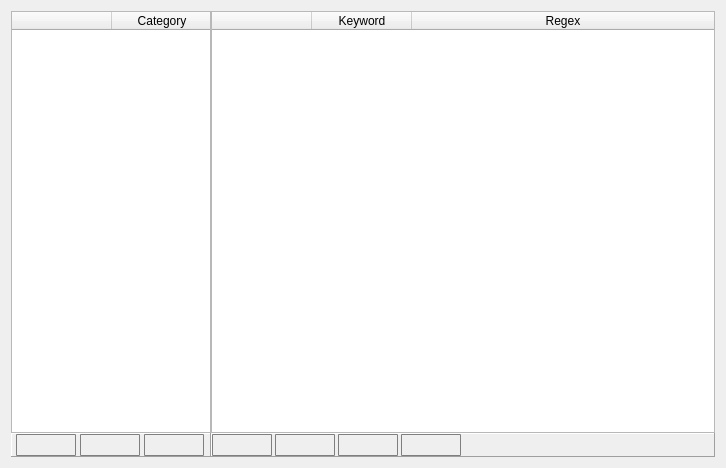
<?xml version="1.0" encoding="UTF-8"?>
<ui version="4.0">
 <class>recon_configuration_page_keyword_list</class>
 <widget class="QWidget" name="recon_configuration_page_keyword_list">
  <property name="geometry">
   <rect>
    <x>0</x>
    <y>0</y>
    <width>726</width>
    <height>468</height>
   </rect>
  </property>
  <property name="windowTitle">
   <string>Form</string>
  </property>
  <layout class="QVBoxLayout" name="verticalLayout_3">
   <item>
    <layout class="QHBoxLayout" name="horizontalLayout_3" stretch="0,1">
     <property name="spacing">
      <number>0</number>
     </property>
     <item>
      <layout class="QVBoxLayout" name="verticalLayout">
       <property name="spacing">
        <number>0</number>
       </property>
       <item>
        <widget class="QTableWidget" name="tableWidget_category">
         <property name="minimumSize">
          <size>
           <width>200</width>
           <height>0</height>
          </size>
         </property>
         <property name="maximumSize">
          <size>
           <width>200</width>
           <height>16777215</height>
          </size>
         </property>
         <property name="styleSheet">
          <string notr="true">QTableView {
/*selection-background-color: #87CEFF;*/
selection-background-color: #0069EB;
selection-color:white;
 }






QTableView::item:selected:!active {
    color:white;
    
   /*background-color:  #0069EB;*/


}




 QTableView::item:selected:!active {
                                 color:white;
                                 background-color:  #0069EB;
                                  }


                                 QTableView {
                                 selection-background-color: #0069D7;
                                    }



                                 QTableView::item:selected:!active {
                                 color:white;
                                 background-color:  #0069EB;
                                 }

QScrollBar{
		width:9px;
}</string>
         </property>
         <property name="editTriggers">
          <set>QAbstractItemView::NoEditTriggers</set>
         </property>
         <property name="selectionMode">
          <enum>QAbstractItemView::SingleSelection</enum>
         </property>
         <property name="selectionBehavior">
          <enum>QAbstractItemView::SelectRows</enum>
         </property>
         <property name="showGrid">
          <bool>false</bool>
         </property>
         <attribute name="horizontalHeaderStretchLastSection">
          <bool>true</bool>
         </attribute>
         <attribute name="verticalHeaderVisible">
          <bool>false</bool>
         </attribute>
         <column>
          <property name="text">
           <string/>
          </property>
         </column>
         <column>
          <property name="text">
           <string>Category</string>
          </property>
         </column>
        </widget>
       </item>
       <item>
        <widget class="QFrame" name="frame">
         <property name="styleSheet">
          <string notr="true"/>
         </property>
         <property name="frameShape">
          <enum>QFrame::Panel</enum>
         </property>
         <property name="frameShadow">
          <enum>QFrame::Raised</enum>
         </property>
         <layout class="QHBoxLayout" name="horizontalLayout" stretch="0,0,0">
          <property name="spacing">
           <number>0</number>
          </property>
          <property name="leftMargin">
           <number>0</number>
          </property>
          <property name="topMargin">
           <number>0</number>
          </property>
          <property name="rightMargin">
           <number>0</number>
          </property>
          <property name="bottomMargin">
           <number>0</number>
          </property>
          <item>
           <widget class="QPushButton" name="pushButton_category_add">
            <property name="minimumSize">
             <size>
              <width>60</width>
              <height>22</height>
             </size>
            </property>
            <property name="maximumSize">
             <size>
              <width>60</width>
              <height>22</height>
             </size>
            </property>
            <property name="styleSheet">
             <string notr="true">QPushButton {
     border-color: #7f7f7f;
     border-style: solid;
     border-radius: 1px;
     border-width: 1px;
      }
QPushButton:pressed {
     background-color: white;
                border-color: #000000;
}

QPushButton:checked {
     background-color: white;
                border-color: #484848;
}</string>
            </property>
            <property name="text">
             <string/>
            </property>
           </widget>
          </item>
          <item>
           <widget class="QPushButton" name="pushButton_category_remove">
            <property name="minimumSize">
             <size>
              <width>60</width>
              <height>22</height>
             </size>
            </property>
            <property name="maximumSize">
             <size>
              <width>60</width>
              <height>22</height>
             </size>
            </property>
            <property name="styleSheet">
             <string notr="true">QPushButton {
     border-color: #7f7f7f;
     border-style: solid;
     border-radius: 1px;
     border-width: 1px;
      }
QPushButton:pressed {
     background-color: white;
                border-color: #000000;
}

QPushButton:checked {
     background-color: white;
                border-color: #484848;
}</string>
            </property>
            <property name="text">
             <string/>
            </property>
           </widget>
          </item>
          <item>
           <widget class="QPushButton" name="pushButton_edit_category">
            <property name="minimumSize">
             <size>
              <width>60</width>
              <height>22</height>
             </size>
            </property>
            <property name="maximumSize">
             <size>
              <width>60</width>
              <height>22</height>
             </size>
            </property>
            <property name="styleSheet">
             <string notr="true">QPushButton {
     border-color: #7f7f7f;
     border-style: solid;
     border-radius: 1px;
     border-width: 1px;
      }
QPushButton:pressed {
     background-color: white;
                border-color: #000000;
}

QPushButton:checked {
     background-color: white;
                border-color: #484848;
}</string>
            </property>
            <property name="text">
             <string/>
            </property>
           </widget>
          </item>
         </layout>
        </widget>
       </item>
      </layout>
     </item>
     <item>
      <layout class="QVBoxLayout" name="verticalLayout_2">
       <property name="spacing">
        <number>0</number>
       </property>
       <item>
        <widget class="QTableWidget" name="tableWidget_keywords">
         <property name="styleSheet">
          <string notr="true">QTableView {
/*selection-background-color: #87CEFF;*/
selection-background-color: #0069EB;
selection-color:white;
 }






QTableView::item:selected:!active {
    color:white;
    
   /*background-color:  #0069EB;*/


}




 QTableView::item:selected:!active {
                                 color:white;
                                 background-color:  #0069EB;
                                  }


                                 QTableView {
                                 selection-background-color: #0069D7;
                                    }




                                 QTableView::item:selected:!active {
                                 color:white;
                                 background-color:  #0069EB;
                                 }

QScrollBar{
		width:9px;
}</string>
         </property>
         <property name="editTriggers">
          <set>QAbstractItemView::NoEditTriggers</set>
         </property>
         <property name="showGrid">
          <bool>false</bool>
         </property>
         <attribute name="horizontalHeaderStretchLastSection">
          <bool>true</bool>
         </attribute>
         <attribute name="verticalHeaderVisible">
          <bool>false</bool>
         </attribute>
         <column>
          <property name="text">
           <string/>
          </property>
         </column>
         <column>
          <property name="text">
           <string>Keyword</string>
          </property>
         </column>
         <column>
          <property name="text">
           <string>Regex</string>
          </property>
         </column>
        </widget>
       </item>
       <item>
        <widget class="QFrame" name="frame">
         <property name="styleSheet">
          <string notr="true"/>
         </property>
         <property name="frameShape">
          <enum>QFrame::Panel</enum>
         </property>
         <property name="frameShadow">
          <enum>QFrame::Raised</enum>
         </property>
         <layout class="QHBoxLayout" name="horizontalLayout_2" stretch="0,0,0,0,1">
          <property name="spacing">
           <number>3</number>
          </property>
          <property name="sizeConstraint">
           <enum>QLayout::SetDefaultConstraint</enum>
          </property>
          <property name="leftMargin">
           <number>0</number>
          </property>
          <property name="topMargin">
           <number>0</number>
          </property>
          <property name="rightMargin">
           <number>0</number>
          </property>
          <property name="bottomMargin">
           <number>0</number>
          </property>
          <item>
           <widget class="QPushButton" name="pushButton_keyword_add">
            <property name="sizePolicy">
             <sizepolicy hsizetype="Fixed" vsizetype="Fixed">
              <horstretch>0</horstretch>
              <verstretch>0</verstretch>
             </sizepolicy>
            </property>
            <property name="minimumSize">
             <size>
              <width>60</width>
              <height>22</height>
             </size>
            </property>
            <property name="maximumSize">
             <size>
              <width>60</width>
              <height>22</height>
             </size>
            </property>
            <property name="styleSheet">
             <string notr="true">QPushButton {
     border-color: #7f7f7f;
     border-style: solid;
     border-radius: 1px;
     border-width: 1px;
      }
QPushButton:pressed {
     background-color: white;
                border-color: #000000;
}

QPushButton:checked {
     background-color: white;
                border-color: #484848;
}</string>
            </property>
            <property name="text">
             <string/>
            </property>
           </widget>
          </item>
          <item>
           <widget class="QPushButton" name="pushButton_keyword_remove">
            <property name="minimumSize">
             <size>
              <width>60</width>
              <height>22</height>
             </size>
            </property>
            <property name="maximumSize">
             <size>
              <width>60</width>
              <height>22</height>
             </size>
            </property>
            <property name="styleSheet">
             <string notr="true">QPushButton {
     border-color: #7f7f7f;
     border-style: solid;
     border-radius: 1px;
     border-width: 1px;
      }
QPushButton:pressed {
     background-color: white;
                border-color: #000000;
}

QPushButton:checked {
     background-color: white;
                border-color: #484848;
}</string>
            </property>
            <property name="text">
             <string/>
            </property>
           </widget>
          </item>
          <item>
           <widget class="QPushButton" name="pushButton_keyword_clipboard">
            <property name="minimumSize">
             <size>
              <width>60</width>
              <height>22</height>
             </size>
            </property>
            <property name="maximumSize">
             <size>
              <width>60</width>
              <height>22</height>
             </size>
            </property>
            <property name="styleSheet">
             <string notr="true">QPushButton {
     border-color: #7f7f7f;
     border-style: solid;
     border-radius: 1px;
     border-width: 1px;
      }
QPushButton:pressed {
     background-color: white;
                border-color: #000000;
}

QPushButton:checked {
     background-color: white;
                border-color: #484848;
}</string>
            </property>
            <property name="text">
             <string/>
            </property>
           </widget>
          </item>
          <item>
           <widget class="QPushButton" name="pushButton_edit_keyword">
            <property name="minimumSize">
             <size>
              <width>60</width>
              <height>22</height>
             </size>
            </property>
            <property name="maximumSize">
             <size>
              <width>60</width>
              <height>22</height>
             </size>
            </property>
            <property name="styleSheet">
             <string notr="true">QPushButton {
     border-color: #7f7f7f;
     border-style: solid;
     border-radius: 1px;
     border-width: 1px;
      }
QPushButton:pressed {
     background-color: white;
                border-color: #000000;
}

QPushButton:checked {
     background-color: white;
                border-color: #484848;
}</string>
            </property>
            <property name="text">
             <string/>
            </property>
           </widget>
          </item>
          <item>
           <widget class="QLabel" name="label_2">
            <property name="styleSheet">
             <string notr="true"/>
            </property>
            <property name="text">
             <string/>
            </property>
            <property name="wordWrap">
             <bool>false</bool>
            </property>
            <property name="margin">
             <number>0</number>
            </property>
            <property name="indent">
             <number>-1</number>
            </property>
           </widget>
          </item>
         </layout>
        </widget>
       </item>
      </layout>
     </item>
    </layout>
   </item>
  </layout>
 </widget>
 <resources/>
 <connections/>
</ui>
